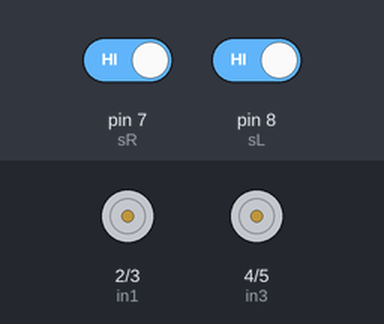
This sketch was run on a simulated Arduino Uno, built with avr-gcc and run on an emulated ATmega328P. Parts: motor-driver pin pairs drawn as motors (green arrow = first pin HIGH = forward, orange = second pin HIGH = backward, longer = more drive, scaled by the enable pin). The inputs (shaded band) are chosen by the test bench; at power-on: pin 7 (sR) HIGH, pin 8 (sL) HIGH.

Above: at 1.2 s.
1.3 s: pin 7 (sR) driven LOW
At 2.3 s:
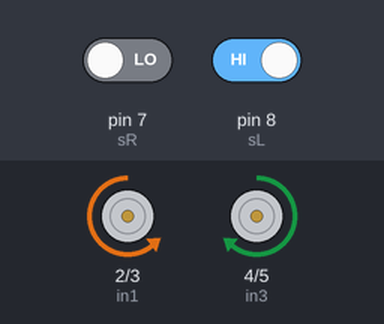
2.8 s: pin 8 (sL) driven LOW
At 3.5 s:
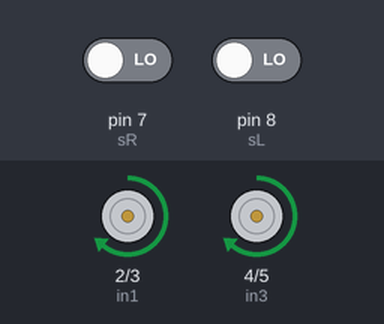
4.3 s: pin 7 (sR) driven HIGH
At 4.6 s:
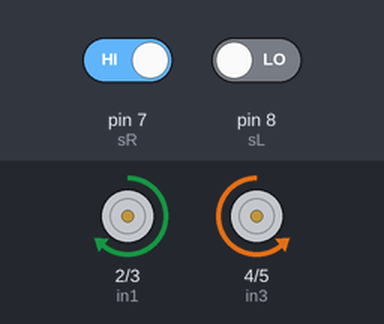
5.8 s: pin 8 (sL) driven HIGH
At 7.0 s:
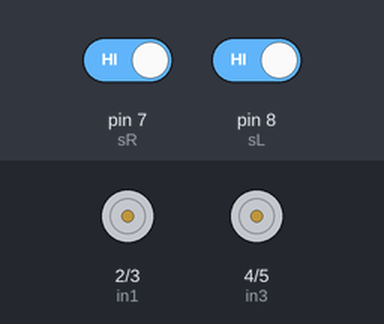
Timing chart, 0 to 8.3 s (numbered marks = the images above; inputs shaded):
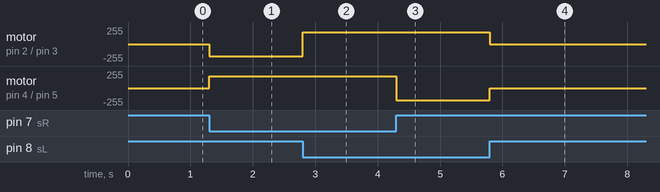

The sketch:

IR_ROBOT.ino
```cpp
#define in1 2
#define in2 3
#define in3 4
#define in4 5
#define speedr 10
#define speedl 9
#define sL 8
#define sR 7
int sL1 ;
int sR1 ;

void setup() {
  pinMode(in1, OUTPUT);
  pinMode(in2, OUTPUT);
  pinMode(in3, OUTPUT);
  pinMode(in4, OUTPUT);
  pinMode(speedr, OUTPUT);
  pinMode(speedl, OUTPUT);
  pinMode(sL,INPUT) ;
  pinMode(sR,INPUT) ;
}
void loop() {
sL1 = digitalRead(sL) ;
sR1 = digitalRead(sR) ;
    if (sL1 == 0 && sR1 == 0) {
    forward() ;
  }
  if (sL1 == 1 && sR1 == 0) {
    left() ;
  }
  if (sL1 == 0 && sR1 == 1) {
    right() ;
  }
  if (sL1 == 1 && sR1 == 1) {
    stopp() ;
  }
}
void forward() {
  digitalWrite(in1, HIGH);
  digitalWrite(in2, LOW);
  digitalWrite(in3, HIGH);
  digitalWrite(in4, LOW);
  analogWrite(speedr, 180);
  analogWrite(speedl, 180);
}
void right() {
  digitalWrite(in1, HIGH);
  digitalWrite(in2, LOW);
  digitalWrite(in3, LOW);
  digitalWrite(in4, HIGH);
  analogWrite(speedr, 180);
  analogWrite(speedl, 180);
}
void left() {
  digitalWrite(in1, LOW);
  digitalWrite(in2, HIGH);
  digitalWrite(in3, HIGH);
  digitalWrite(in4, LOW);
  analogWrite(speedr, 180);
  analogWrite(speedl, 180);
}
void stopp() {
  digitalWrite(in1, LOW);
  digitalWrite(in2, LOW);
  digitalWrite(in3, LOW);
  digitalWrite(in4, LOW);
  analogWrite(speedr, 180);
  analogWrite(speedl, 180);
}
```

Measured:
- after the input at 1.3 s, motor on pin 2 (in1) / pin 3 (in2): stopped → backward 180/255 at once; motor on pin 4 (in3) / pin 5 (in4): stopped → forward 180/255 at once
- after the input at 2.8 s, motor on pin 2 (in1) / pin 3 (in2): backward 180/255 → forward 180/255 at once
- after the input at 4.3 s, motor on pin 4 (in3) / pin 5 (in4): forward 180/255 → backward 180/255 at once
- after the input at 5.8 s, motor on pin 2 (in1) / pin 3 (in2): forward 180/255 → stopped at once; motor on pin 4 (in3) / pin 5 (in4): backward 180/255 → stopped at once
